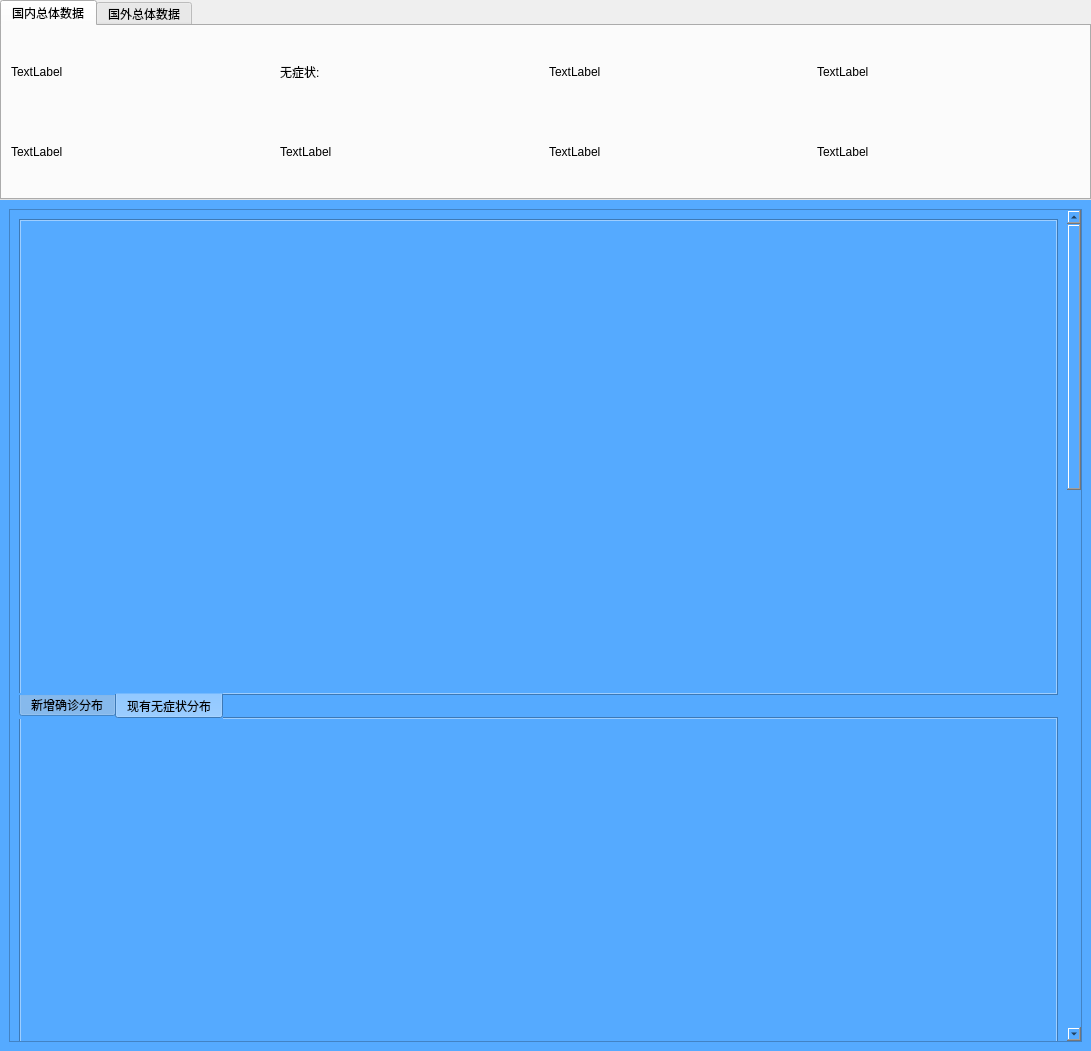
<?xml version="1.0" encoding="UTF-8"?>
<ui version="4.0">
 <class>ShowPage</class>
 <widget class="QWidget" name="ShowPage">
  <property name="geometry">
   <rect>
    <x>0</x>
    <y>0</y>
    <width>1091</width>
    <height>1051</height>
   </rect>
  </property>
  <property name="windowTitle">
   <string>ShowPage</string>
  </property>
  <property name="styleSheet">
   <string notr="true"/>
  </property>
  <layout class="QVBoxLayout" name="verticalLayout">
   <property name="spacing">
    <number>0</number>
   </property>
   <property name="leftMargin">
    <number>0</number>
   </property>
   <property name="topMargin">
    <number>0</number>
   </property>
   <property name="rightMargin">
    <number>0</number>
   </property>
   <property name="bottomMargin">
    <number>0</number>
   </property>
   <item>
    <widget class="QTabWidget" name="tabWidget">
     <property name="sizePolicy">
      <sizepolicy hsizetype="Expanding" vsizetype="Preferred">
       <horstretch>0</horstretch>
       <verstretch>0</verstretch>
      </sizepolicy>
     </property>
     <property name="minimumSize">
      <size>
       <width>0</width>
       <height>200</height>
      </size>
     </property>
     <property name="maximumSize">
      <size>
       <width>16777215</width>
       <height>200</height>
      </size>
     </property>
     <property name="currentIndex">
      <number>0</number>
     </property>
     <property name="elideMode">
      <enum>Qt::ElideLeft</enum>
     </property>
     <widget class="QWidget" name="tab">
      <attribute name="title">
       <string>国内总体数据</string>
      </attribute>
      <layout class="QGridLayout" name="gridLayout_2">
       <item row="0" column="0">
        <layout class="QGridLayout" name="gridLayout">
         <item row="1" column="2">
          <widget class="QLabel" name="label_7">
           <property name="text">
            <string>TextLabel</string>
           </property>
          </widget>
         </item>
         <item row="0" column="0">
          <widget class="QLabel" name="label">
           <property name="text">
            <string>TextLabel</string>
           </property>
          </widget>
         </item>
         <item row="1" column="0">
          <widget class="QLabel" name="label_5">
           <property name="text">
            <string>TextLabel</string>
           </property>
          </widget>
         </item>
         <item row="0" column="2">
          <widget class="QLabel" name="label_3">
           <property name="text">
            <string>TextLabel</string>
           </property>
          </widget>
         </item>
         <item row="0" column="1">
          <widget class="QLabel" name="label_2">
           <property name="text">
            <string>无症状:</string>
           </property>
          </widget>
         </item>
         <item row="1" column="1">
          <widget class="QLabel" name="label_6">
           <property name="text">
            <string>TextLabel</string>
           </property>
          </widget>
         </item>
         <item row="0" column="3">
          <widget class="QLabel" name="label_4">
           <property name="text">
            <string>TextLabel</string>
           </property>
          </widget>
         </item>
         <item row="1" column="3">
          <widget class="QLabel" name="label_8">
           <property name="text">
            <string>TextLabel</string>
           </property>
          </widget>
         </item>
        </layout>
       </item>
      </layout>
     </widget>
     <widget class="QWidget" name="tab_2">
      <attribute name="title">
       <string>国外总体数据</string>
      </attribute>
      <layout class="QGridLayout" name="gridLayout_5">
       <item row="0" column="0">
        <layout class="QGridLayout" name="gridLayout_4">
         <item row="0" column="2">
          <widget class="QLabel" name="label_20">
           <property name="text">
            <string>TextLabel</string>
           </property>
          </widget>
         </item>
         <item row="0" column="1">
          <widget class="QLabel" name="label_21">
           <property name="text">
            <string>累计确诊:</string>
           </property>
          </widget>
         </item>
         <item row="0" column="0">
          <widget class="QLabel" name="label_18">
           <property name="text">
            <string>TextLabel</string>
           </property>
          </widget>
         </item>
         <item row="0" column="3">
          <widget class="QLabel" name="label_23">
           <property name="text">
            <string>TextLabel</string>
           </property>
          </widget>
         </item>
        </layout>
       </item>
      </layout>
     </widget>
    </widget>
   </item>
   <item>
    <widget class="QWidget" name="widget" native="true">
     <property name="styleSheet">
      <string notr="true">background-color: rgb(85, 170, 255);</string>
     </property>
     <layout class="QGridLayout" name="gridLayout_3">
      <item row="0" column="0">
       <widget class="QScrollArea" name="scrollArea">
        <property name="widgetResizable">
         <bool>true</bool>
        </property>
        <widget class="QWidget" name="scrollAreaWidgetContents">
         <property name="geometry">
          <rect>
           <x>0</x>
           <y>-1438</y>
           <width>1050</width>
           <height>2500</height>
          </rect>
         </property>
         <property name="minimumSize">
          <size>
           <width>500</width>
           <height>2500</height>
          </size>
         </property>
         <layout class="QGridLayout" name="gridLayout_11">
          <property name="bottomMargin">
           <number>9</number>
          </property>
          <item row="1" column="0">
           <widget class="QTabWidget" name="tabWidget_3">
            <property name="sizePolicy">
             <sizepolicy hsizetype="Expanding" vsizetype="Preferred">
              <horstretch>0</horstretch>
              <verstretch>0</verstretch>
             </sizepolicy>
            </property>
            <property name="minimumSize">
             <size>
              <width>0</width>
              <height>500</height>
             </size>
            </property>
            <property name="tabPosition">
             <enum>QTabWidget::South</enum>
            </property>
            <property name="currentIndex">
             <number>3</number>
            </property>
            <widget class="QWidget" name="tab_5">
             <attribute name="title">
              <string>境外输入新增趋势</string>
             </attribute>
             <layout class="QGridLayout" name="gridLayout_8">
              <item row="0" column="0">
               <widget class="MyCustomPlot" name="widget_4" native="true"/>
              </item>
             </layout>
            </widget>
            <widget class="QWidget" name="tab_6">
             <attribute name="title">
              <string>境外输入累计趋势</string>
             </attribute>
             <layout class="QGridLayout" name="gridLayout_9">
              <item row="0" column="0">
               <widget class="QCustomPlot" name="widget_5" native="true"/>
              </item>
             </layout>
            </widget>
            <widget class="QWidget" name="tab_7">
             <attribute name="title">
              <string>境外输入省级TOP10</string>
             </attribute>
             <layout class="QGridLayout" name="gridLayout_10">
              <item row="0" column="0">
               <widget class="QCustomPlot" name="widget_6" native="true">
                <property name="styleSheet">
                 <string notr="true"/>
                </property>
               </widget>
              </item>
             </layout>
            </widget>
            <widget class="QWidget" name="tab_10">
             <attribute name="title">
              <string>新增确诊国家TOP10</string>
             </attribute>
             <layout class="QGridLayout" name="gridLayout_12">
              <item row="0" column="0">
               <widget class="QCustomPlot" name="widget_7" native="true"/>
              </item>
             </layout>
            </widget>
           </widget>
          </item>
          <item row="3" column="0">
           <widget class="QTabWidget" name="tabWidget_5">
            <property name="minimumSize">
             <size>
              <width>0</width>
              <height>500</height>
             </size>
            </property>
            <property name="tabPosition">
             <enum>QTabWidget::South</enum>
            </property>
            <property name="currentIndex">
             <number>0</number>
            </property>
            <widget class="QWidget" name="tab_20">
             <attribute name="title">
              <string>国外新增确诊</string>
             </attribute>
             <layout class="QGridLayout" name="gridLayout_16">
              <item row="0" column="0">
               <widget class="QCustomPlot" name="widget_11" native="true"/>
              </item>
             </layout>
            </widget>
            <widget class="QWidget" name="tab_21">
             <attribute name="title">
              <string>国外累计确诊/现有确诊</string>
             </attribute>
             <layout class="QGridLayout" name="gridLayout_17">
              <item row="0" column="0">
               <widget class="QCustomPlot" name="widget_12" native="true"/>
              </item>
             </layout>
            </widget>
            <widget class="QWidget" name="tab_22">
             <attribute name="title">
              <string>国外治愈死亡</string>
             </attribute>
             <layout class="QGridLayout" name="gridLayout_18">
              <item row="0" column="0">
               <widget class="QCustomPlot" name="widget_13" native="true"/>
              </item>
             </layout>
            </widget>
           </widget>
          </item>
          <item row="2" column="0">
           <widget class="QTabWidget" name="tabWidget_4">
            <property name="minimumSize">
             <size>
              <width>0</width>
              <height>500</height>
             </size>
            </property>
            <property name="tabPosition">
             <enum>QTabWidget::South</enum>
            </property>
            <property name="currentIndex">
             <number>0</number>
            </property>
            <widget class="QWidget" name="tab_8">
             <attribute name="title">
              <string>全国疫情新增趋势</string>
             </attribute>
             <layout class="QGridLayout" name="gridLayout_13">
              <item row="0" column="0">
               <widget class="QCustomPlot" name="widget_8" native="true"/>
              </item>
             </layout>
            </widget>
            <widget class="QWidget" name="tab_9">
             <attribute name="title">
              <string>全国确诊疑似趋势</string>
             </attribute>
             <layout class="QGridLayout" name="gridLayout_14">
              <item row="0" column="0">
               <widget class="QCustomPlot" name="widget_9" native="true"/>
              </item>
             </layout>
            </widget>
            <widget class="QWidget" name="tab_11">
             <attribute name="title">
              <string>全国累计治愈死亡</string>
             </attribute>
             <layout class="QGridLayout" name="gridLayout_15">
              <item row="0" column="0">
               <widget class="QCustomPlot" name="widget_10" native="true"/>
              </item>
             </layout>
            </widget>
           </widget>
          </item>
          <item row="0" column="0">
           <widget class="QTabWidget" name="tabWidget_2">
            <property name="sizePolicy">
             <sizepolicy hsizetype="Expanding" vsizetype="Preferred">
              <horstretch>0</horstretch>
              <verstretch>0</verstretch>
             </sizepolicy>
            </property>
            <property name="minimumSize">
             <size>
              <width>0</width>
              <height>500</height>
             </size>
            </property>
            <property name="layoutDirection">
             <enum>Qt::LeftToRight</enum>
            </property>
            <property name="styleSheet">
             <string notr="true"/>
            </property>
            <property name="tabPosition">
             <enum>QTabWidget::South</enum>
            </property>
            <property name="currentIndex">
             <number>1</number>
            </property>
            <widget class="QWidget" name="tab_3">
             <attribute name="title">
              <string>新增确诊分布</string>
             </attribute>
             <layout class="QGridLayout" name="gridLayout_6">
              <item row="0" column="0">
               <widget class="QCustomPlot" name="widget_2" native="true"/>
              </item>
             </layout>
            </widget>
            <widget class="QWidget" name="tab_4">
             <attribute name="title">
              <string>现有无症状分布</string>
             </attribute>
             <layout class="QGridLayout" name="gridLayout_7">
              <item row="1" column="0">
               <widget class="QCustomPlot" name="widget_3" native="true"/>
              </item>
             </layout>
            </widget>
           </widget>
          </item>
          <item row="4" column="0">
           <widget class="QTableWidget" name="tableWidget">
            <property name="minimumSize">
             <size>
              <width>0</width>
              <height>500</height>
             </size>
            </property>
           </widget>
          </item>
         </layout>
        </widget>
       </widget>
      </item>
     </layout>
    </widget>
   </item>
  </layout>
 </widget>
 <customwidgets>
  <customwidget>
   <class>QCustomPlot</class>
   <extends>QWidget</extends>
   <header location="global">qcustomplot.h</header>
   <container>1</container>
  </customwidget>
  <customwidget>
   <class>MyCustomPlot</class>
   <extends>QWidget</extends>
   <header>mycustomplot.h</header>
   <container>1</container>
  </customwidget>
 </customwidgets>
 <resources/>
 <connections/>
</ui>
